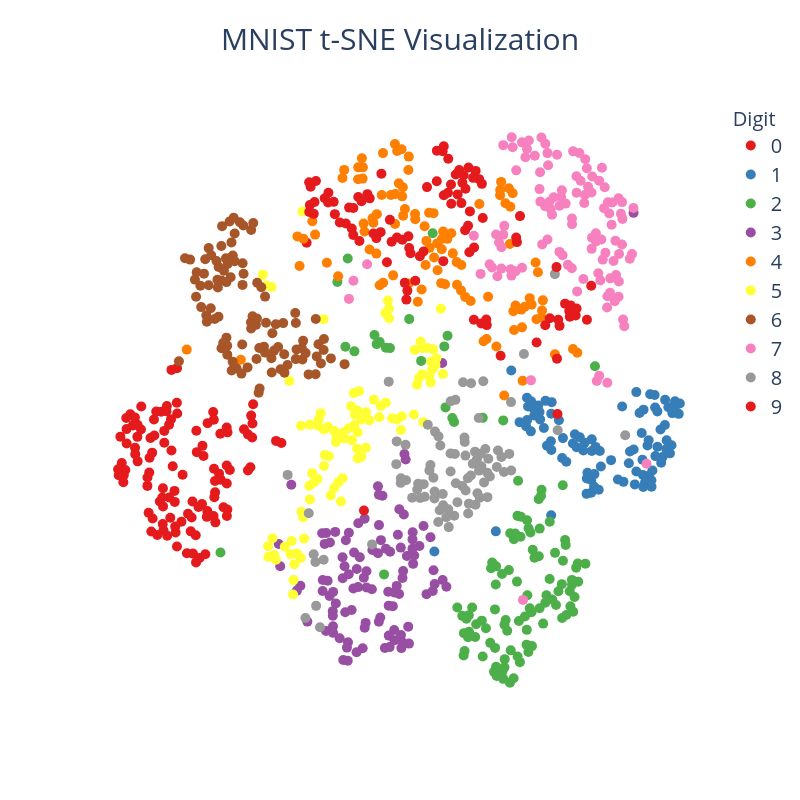

Notebook code cell kept with this figure:
### Code cell
import plotly.express as px

fig = px.scatter(
    x=solution[:, 0],
    y=solution[:, 1],
    color=y_mnist[0].astype(str),  # Access the 'target' column and convert to string
    color_discrete_sequence=px.colors.qualitative.Set1,
    title="MNIST t-SNE Visualization",
    labels={"color": "Digit"},
    category_orders={"color": [str(i) for i in range(10)]},
)

fig.update_traces(marker=dict(size=10))

# Customize the layout
fig.update_xaxes(
    showticklabels=False,
    showgrid=False,
    zeroline=False,
    title="",  # Remove x-axis title
)
fig.update_yaxes(
    showticklabels=False,
    showgrid=False,
    zeroline=False,
    title="",  # Remove y-axis title
)
fig.update_layout(
    title_x=0.5,
    title_font = dict(size = 30), 
    plot_bgcolor="white",
    width = 800,
    height = 800,
    legend_title_font=dict(size=20),
    legend_font = dict(size = 20)
)

# Show the plot
fig.show()
